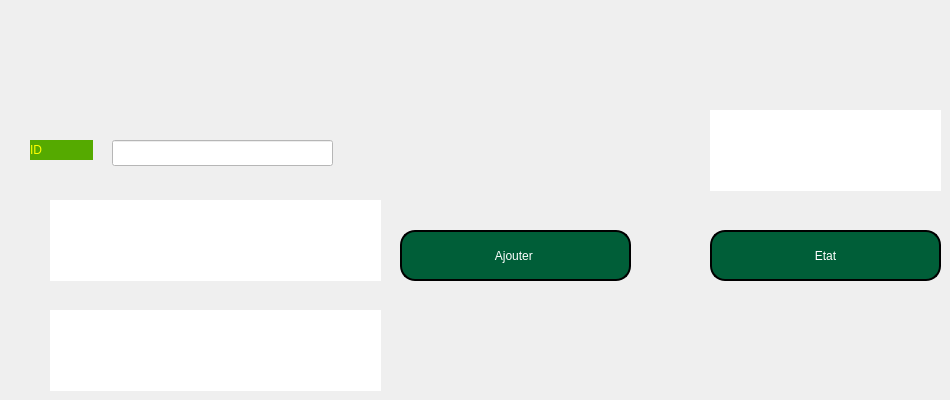
       <widget class="QWidget" name="tab_28">
        <attribute name="title">
         <string>Page</string>
        </attribute>
        <widget class="QLabel" name="label_39">
         <property name="geometry">
          <rect>
           <x>30</x>
           <y>140</y>
           <width>63</width>
           <height>20</height>
          </rect>
         </property>
         <property name="styleSheet">
          <string notr="true">background-color: rgb(255, 255, 255);
background-color: rgb(85, 170, 0);
color: rgb(255, 255, 0);</string>
         </property>
         <property name="text">
          <string>ID</string>
         </property>
        </widget>
        <widget class="QLineEdit" name="id_client_3">
         <property name="geometry">
          <rect>
           <x>112</x>
           <y>140</y>
           <width>221</width>
           <height>26</height>
          </rect>
         </property>
         <property name="styleSheet">
          <string notr="true">background-color: rgb(255, 255, 255);</string>
         </property>
        </widget>
        <widget class="QLabel" name="label_40">
         <property name="geometry">
          <rect>
           <x>50</x>
           <y>200</y>
           <width>331</width>
           <height>81</height>
          </rect>
         </property>
         <property name="styleSheet">
          <string notr="true">background-color:white;
color:black;</string>
         </property>
         <property name="text">
          <string/>
         </property>
        </widget>
        <widget class="QLabel" name="label_50">
         <property name="geometry">
          <rect>
           <x>50</x>
           <y>310</y>
           <width>331</width>
           <height>81</height>
          </rect>
         </property>
         <property name="styleSheet">
          <string notr="true">background-color:white;
color:black;</string>
         </property>
         <property name="text">
          <string/>
         </property>
        </widget>
        <widget class="QPushButton" name="pushButton_Ajouter">
         <property name="geometry">
          <rect>
           <x>400</x>
           <y>230</y>
           <width>231</width>
           <height>51</height>
          </rect>
         </property>
         <property name="styleSheet">
          <string notr="true">QPushButton {
    color: white;                      /* Text color */
    border: 2px solid black;         /* Border width and color */
    border-radius: 15px;              /* Round the corners */
    background-color: #005e38;        /* Optional: Set a background color */
    padding: 10px 20px;               /* Add padding for better aesthetics */
}

QPushButton:hover {
    background-color: #45a049;        /* Change background color on hover */
}

QPushButton:pressed {
    background-color: #3e8e41;        /* Change background color when pressed */
}</string>
         </property>
         <property name="text">
          <string>Ajouter </string>
         </property>
        </widget>
        <widget class="QPushButton" name="pushButton_etat">
         <property name="geometry">
          <rect>
           <x>710</x>
           <y>230</y>
           <width>231</width>
           <height>51</height>
          </rect>
         </property>
         <property name="styleSheet">
          <string notr="true">QPushButton {
    color: white;                      /* Text color */
    border: 2px solid black;         /* Border width and color */
    border-radius: 15px;              /* Round the corners */
    background-color: #005e38;        /* Optional: Set a background color */
    padding: 10px 20px;               /* Add padding for better aesthetics */
}

QPushButton:hover {
    background-color: #45a049;        /* Change background color on hover */
}

QPushButton:pressed {
    background-color: #3e8e41;        /* Change background color when pressed */
}</string>
         </property>
         <property name="text">
          <string>Etat</string>
         </property>
        </widget>
        <widget class="QLabel" name="label_42">
         <property name="geometry">
          <rect>
           <x>710</x>
           <y>110</y>
           <width>231</width>
           <height>81</height>
          </rect>
         </property>
         <property name="styleSheet">
          <string notr="true">background-color:white;
color:black;</string>
         </property>
         <property name="text">
          <string/>
         </property>
        </widget>
       </widget>
